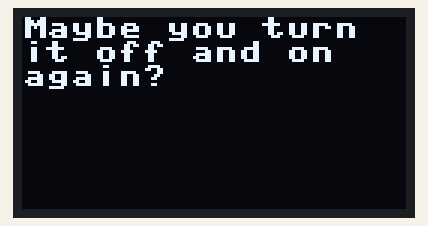
This program was run on a simulated MicroPython board. Parts: 128×64 one-colour display. Random numbers come from a fixed seed. At 5.5 s the program stops and its outputs stay as they are.

Above: at 0.3 s.

Measured:
- what the display in image 0 shows lasts 5.1 s, from 0.2 s to 5.3 s

The program:

problem_solver.py
```python
import json
import time
import urandom
import ssd1306
import machine

def clear_display(fill=0, show=0):
    display.fill(fill)
    if show:
        display.show()

def wrapped_text(message, max_chars=16):
    words = message.split(" ")
    wordlines = []
    msg = ""
    for iteraction, word in enumerate(words):
        remaining_chars = max_chars - len(msg)
        if (len(msg + " " + word) <= remaining_chars) or ((len(word) + 1) <= remaining_chars):
            if iteraction == len(words) - 1:
                msg += word + " "
                wordlines.append(msg)
                break
            else:
                msg += word + " "
        else:
            if iteraction == len(words) - 1:
                wordlines.append(msg)
                msg = word + (" " * remaining_chars)
                wordlines.append(msg)
                break
            else:
                wordlines.append(msg)
                msg = word + " "
        if (len(msg) >= max_chars):
            wordlines.append(msg)
            msg = ""
    return wordlines

def print_wrapped(words):
    lines = [0, 8, 16, 24, 32, 40, 48]
    if len(words) <= len(lines):
        for item, message in enumerate(words):
            display.text(message, 0, lines[item])
            display.show()
    else:
        line_counter = 0
        for iteraction in range(len(words)):
            if iteraction >= len(lines):
                time.sleep(3)
                line_counter = 0
            display.text(words[iteraction], 0, lines[line_counter])
            display.show()
            line_counter += 1

def get_random_question():
    with open("questions.json", "r") as q_file:
        questions = json.loads(q_file.read())
    q_file.close()

    choise = urandom.getrandbits(5)
    return questions[str(choise)]

i2c = machine.I2C(scl=machine.Pin(4), sda=machine.Pin(5))
display = ssd1306.SSD1306_I2C(128, 64, i2c)
clear_display()
clear_display(1, 1)
time.sleep_ms(100)
clear_display(0, 1)
print_wrapped(wrapped_text(get_random_question()))
time.sleep(5)
clear_display(1, 1)
time.sleep_ms(200)
clear_display(0, 1)
```
